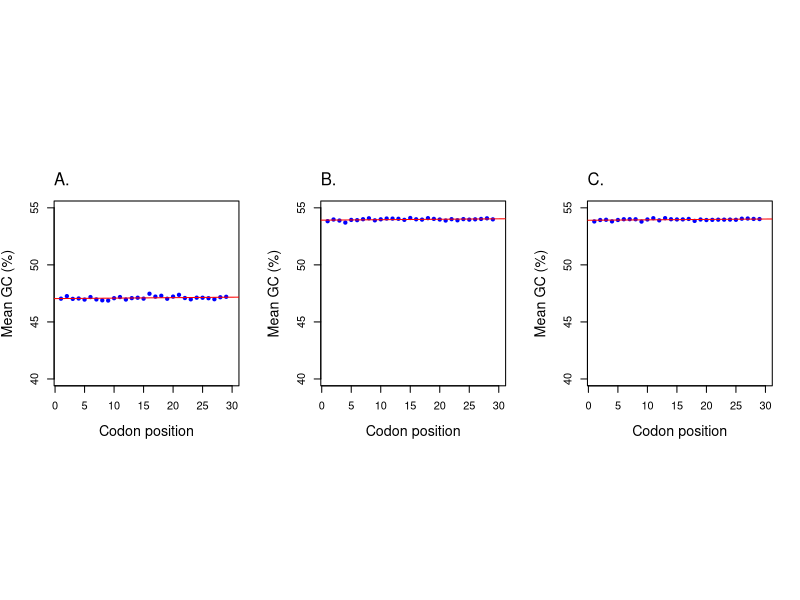

R code for this plot:
#Supplementary Figure 3

data1 <- read.csv("Hyperthermophiles.csv",header=T)
attach(data1)

data2 <- read.csv("Thermophiles.csv",header=T)
attach(data2)

data3 <- read.csv("Mesophiles.csv",header=T)
attach(data3)

# Hyperthermophiles

dims1 <- dim(data1)

m.gc1 <- c()
for (i in c(4:dims1[2])) {
    gc <- unlist(data1[i]) * 100
    m.gc1 <- c(m.gc1, mean(gc))
}

core.gc1 <- unlist(data1$Core_GC) * 100
m.gc1 <- c(m.gc1, mean(core.gc1))  

x1 <- 1:length(m.gc1) 

# Thermophiles 

dims2 <- dim(data2)

m.gc2 <- c()
for (i in c(4:dims2[2])) {
    gc2 <- unlist(data2[i]) * 100
    m.gc2 <- c(m.gc2, mean(gc2))
}

core.gc2 <- unlist(data2$Core_GC) * 100
m.gc2 <- c(m.gc2, mean(core.gc2))

x2 <- 1:length(m.gc2) 

# Mesoophiles

dims3 <- dim(data3)

m.gc3 <- c()
for (i in c(4:dims3[2])) {
    gc3 <- unlist(data3[i]) * 100
    m.gc3 <- c(m.gc3, mean(gc3))
}

core.gc3 <- unlist(data3$Core_GC) * 100
m.gc3 <- c(m.gc3, mean(core.gc3))  

x3 <- 1:length(m.gc3) 

col_v.1 <- rep("blue", length(m.gc1) - 1)
col_v <- c(col_v.1, "red")

# Output PDF
pdf("SFig3_Core_GC.pdf", height=5, width=10)
par(mfrow=c(1,3))
par(pty="s")

# PLOT A - Hyperthermophiles
plot(x1, m.gc1, pch=20, col=col_v, xlab="Codon position", ylab="Mean GC (%)", ylim=c(40, 55),cex.lab=1.3)
lm_model1 <- lm(m.gc1 ~ x1)
abline(lm_model1, col="red")
mtext("A.",side=3,adj=0,line=1)

# PLOT B - Thermophiles
plot(x2, m.gc2, pch=20, col=col_v, xlab="Codon position", ylab="Mean GC (%)", ylim=c(40, 55),cex.lab=1.3)
lm_model2 <- lm(m.gc2 ~ x2)
abline(lm_model2, col="red")
mtext("B.",side=3,adj=0,line=1)

# PLOT C - Mesophiles
plot(x3, m.gc3, pch=20, col=col_v, xlab="Codon position", ylab="Mean GC (%)", ylim=c(40, 55),cex.lab=1.3)
lm_model3 <- lm(m.gc3 ~ x3)
abline(lm_model3, col="red")
mtext("C.",side=3,adj=0,line=1)

dev.off()












